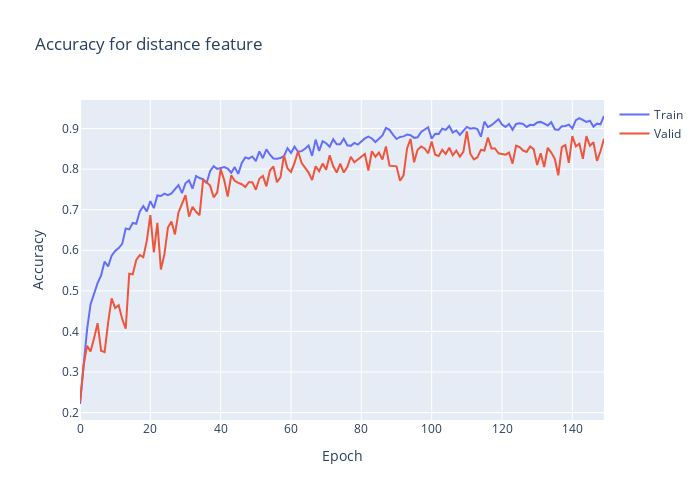

Notebook code cell kept with this figure:
### Code cell
plt.clf()
fig = go.Figure()
fig.add_trace(go.Scatter(
                    y=history.history['distance_output_accuracy'],
                    name='Train'))
fig.add_trace(go.Scatter(
                    y=history.history['val_distance_output_accuracy'],
                    name='Valid'))
fig.update_layout(height=500, 
                  width=700,
                  title='Accuracy for distance feature',
                  xaxis_title='Epoch',
                  yaxis_title='Accuracy')
fig.show()

### Figure 1 — Plotly figure (JSON) as saved in the notebook; plotly's stock layout.template omitted (floating-point values rounded to 4 significant figures; data arrays with more than 128 entries replaced by an {"elided": "..."} marker saying what was removed)
{"data": [{"name": "Train", "type": "scatter", "y": {"elided": "150 float values"}}, {"name": "Valid", "type": "scatter", "y": {"elided": "150 float values"}}], "layout": {"height": 500, "title": {"text": "Accuracy for distance feature"}, "width": 700, "xaxis": {"title": {"text": "Epoch"}}, "yaxis": {"title": {"text": "Accuracy"}}}}
